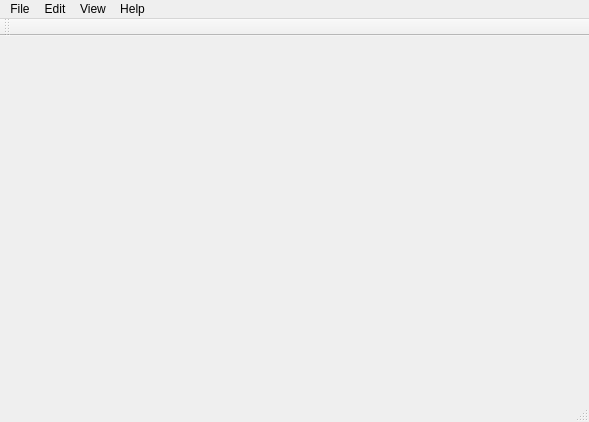
<?xml version="1.0" encoding="UTF-8"?>
<ui version="4.0">
 <class>ImageViewerClass</class>
 <widget class="QMainWindow" name="ImageViewerClass">
  <property name="geometry">
   <rect>
    <x>0</x>
    <y>0</y>
    <width>589</width>
    <height>422</height>
   </rect>
  </property>
  <property name="windowTitle">
   <string>ImageViewer</string>
  </property>
  <property name="layoutDirection">
   <enum>Qt::LeftToRight</enum>
  </property>
  <property name="autoFillBackground">
   <bool>false</bool>
  </property>
  <property name="toolButtonStyle">
   <enum>Qt::ToolButtonIconOnly</enum>
  </property>
  <property name="tabShape">
   <enum>QTabWidget::Triangular</enum>
  </property>
  <widget class="QWidget" name="centralWidget">
   <property name="sizePolicy">
    <sizepolicy hsizetype="Preferred" vsizetype="Preferred">
     <horstretch>0</horstretch>
     <verstretch>0</verstretch>
    </sizepolicy>
   </property>
   <layout class="QGridLayout" name="gridLayout">
    <property name="leftMargin">
     <number>0</number>
    </property>
    <property name="topMargin">
     <number>0</number>
    </property>
    <property name="rightMargin">
     <number>0</number>
    </property>
    <property name="bottomMargin">
     <number>0</number>
    </property>
    <property name="spacing">
     <number>0</number>
    </property>
    <item row="0" column="0">
     <widget class="QLabel" name="labelImage">
      <property name="sizePolicy">
       <sizepolicy hsizetype="Ignored" vsizetype="Ignored">
        <horstretch>0</horstretch>
        <verstretch>0</verstretch>
       </sizepolicy>
      </property>
      <property name="frameShape">
       <enum>QFrame::NoFrame</enum>
      </property>
      <property name="text">
       <string/>
      </property>
      <property name="alignment">
       <set>Qt::AlignCenter</set>
      </property>
     </widget>
    </item>
   </layout>
  </widget>
  <widget class="QMenuBar" name="menuBar">
   <property name="geometry">
    <rect>
     <x>0</x>
     <y>0</y>
     <width>589</width>
     <height>26</height>
    </rect>
   </property>
   <widget class="QMenu" name="menuFile">
    <property name="tearOffEnabled">
     <bool>false</bool>
    </property>
    <property name="title">
     <string>File</string>
    </property>
    <property name="separatorsCollapsible">
     <bool>false</bool>
    </property>
    <property name="toolTipsVisible">
     <bool>false</bool>
    </property>
    <addaction name="actionOpen_file"/>
    <addaction name="actionSave_file"/>
   </widget>
   <widget class="QMenu" name="menuEdit">
    <property name="title">
     <string>Edit</string>
    </property>
    <addaction name="actionCrop"/>
   </widget>
   <widget class="QMenu" name="menuView">
    <property name="title">
     <string>View</string>
    </property>
    <addaction name="actionRotate_90_clockwise"/>
    <addaction name="actionFlip_horizontally"/>
    <addaction name="actionFlip_vertically"/>
   </widget>
   <widget class="QMenu" name="menuHelp">
    <property name="title">
     <string>Help</string>
    </property>
   </widget>
   <addaction name="menuFile"/>
   <addaction name="menuEdit"/>
   <addaction name="menuView"/>
   <addaction name="menuHelp"/>
  </widget>
  <widget class="QToolBar" name="mainToolBar">
   <attribute name="toolBarArea">
    <enum>TopToolBarArea</enum>
   </attribute>
   <attribute name="toolBarBreak">
    <bool>false</bool>
   </attribute>
  </widget>
  <widget class="QStatusBar" name="statusBar"/>
  <action name="actionOpen_file">
   <property name="text">
    <string>Open file..</string>
   </property>
  </action>
  <action name="actionCrop">
   <property name="text">
    <string>Crop</string>
   </property>
  </action>
  <action name="actionSave_file">
   <property name="text">
    <string>Save file..</string>
   </property>
  </action>
  <action name="actionRotate_90_clockwise">
   <property name="text">
    <string>Rotate 90° (clockwise)</string>
   </property>
  </action>
  <action name="actionFlip_horizontally">
   <property name="text">
    <string>Flip horizontally</string>
   </property>
  </action>
  <action name="actionFlip_vertically">
   <property name="text">
    <string>Flip vertically</string>
   </property>
  </action>
 </widget>
 <layoutdefault spacing="6" margin="11"/>
 <resources>
  <include location="ImageViewer.qrc"/>
 </resources>
 <connections/>
 <slots>
  <slot>getImage()</slot>
 </slots>
</ui>
